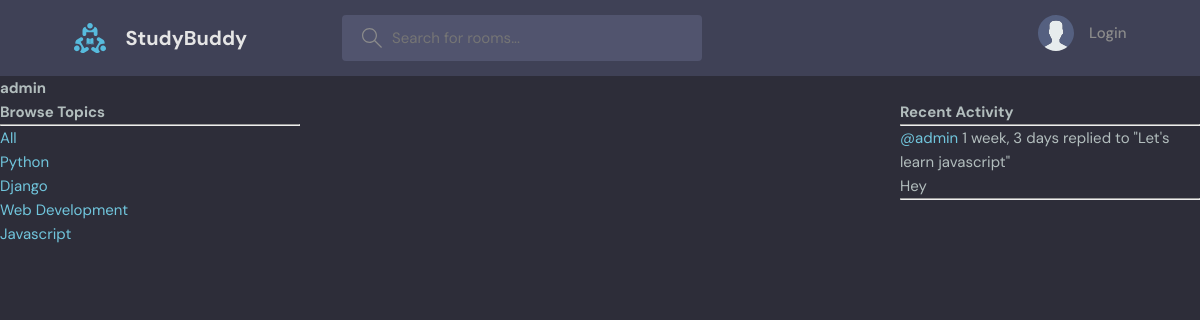
Page /profile/1/ on the committed database.
### base/models.py (models this page shows)
class Topic(models.Model):
    name = models.CharField(max_length=200)
    def __str__(self) :
        return self.name

class Message(models.Model):
    user = models.ForeignKey(User,on_delete=models.CASCADE)
    room = models.ForeignKey(Room, on_delete=models.CASCADE)
    body = models.TextField()
    updated = models.DateTimeField(auto_now= True)
    created = models.DateTimeField(auto_now_add=True)
    def __str__(self) :
        return self.body[0:50]
    class Meta :
        ordering = ['-updated','-created']

class Room(models.Model) :
    host = models.ForeignKey(User,on_delete=models.SET_NULL, null=True)
    topic = models.ForeignKey(Topic,on_delete=models.SET_NULL, null = True)
    name = models.CharField(max_length=200)
    description = models.TextField(null = True, blank = True)
    participants = models.ManyToManyField(User,related_name='participants', blank=True)
    updated = models.DateTimeField(auto_now= True)
    created = models.DateTimeField(auto_now_add=True)
    class Meta :
        ordering = ['-updated','-created']
    def __str__(self) :
        return str(self.name)

### base/views.py (the view)
# urls.py: path('profile/<str:pk>/',views.userProfile, name = "user-profile"),
def userProfile(request,pk):
    user = User.objects.get(id=pk)
    rooms = user.room_set.all()
    room_messages = user.message_set.all()
    topics = Topic.objects.all()
    context = {'user':user, 'rooms':rooms,'room_messages':room_messages,'topics':topics}
    return render(request,'base/profile.html',context)

### base/templates/base/profile.html (shortened to what this page needs)
{% extends 'main.html' %}
{% block content %}
<h1>{{user.username}}</h1>
<div class="profile-container">
    <div>
        {% include 'base/topics_component.html' %}
    </div>
    <div>
    </div>
    <div>
        {% include 'base/activity_component.html' %}
    </div>
</div>
{% endblock content %}

### templates/main.html (shortened to what this page needs)
<!DOCTYPE html>
{% load static %}
<html lang="en">
  <head>
    <link rel="stylesheet" href="{% static 'styles/style.css' %}" />
  </head>
  <body>
    {% include 'navbar.html' %}
    {% block content %}
    {% endblock %}
  </body>
</html>

### templates/navbar.html (shortened to what this page needs)
{% load static %}
<header class="header header--loggedIn">
    <div class="container">
      <a href="{% url 'home' %}" class="header__logo">
        <img src="{% static 'images/logo.svg' %}" />
        <h1>StudyBuddy</h1>
      </a>
      <form class="header__search" method ='GET' action = "{% url 'home' %}" >
        <label>
          <input name = 'q' placeholder="Search for rooms..." />
        </label>
      </form>
      <nav class="header__menu">
        {% if request.user.is_authenticated %}
        <div class="header__user">
          <a href="profile.html">
            <div class="avatar avatar--medium active">
              <img src="https://randomuser.me/api/portraits/men/37.jpg" />
            </div>
            <p>John Doe <span>@{{request.user}}</span></p>
          </a>
          <button class="dropdown-button">
            <svg version="1.1" xmlns="http://www.w3.org/2000/svg" width="32" height="32" viewBox="0 0 32 32">
              <title>chevron-down</title>
              <path d="M16 21l-13-13h-3l16 16 16-16h-3l-13 13z"></path>
            </svg>
          </button>
        </div>
        {% else %}
        <a href="{% url 'login' %}">
          <img src="{% static 'images/avatar.svg' %}" />
          <p>Login</p>
        </a>
        {% endif %}
      </nav>
    </div>
  </header>

### base/templates/base/topics_component.html
<h3>Browse Topics</h3>
        <hr>
            <div>
                <a href="{% url 'home' %}">All</a>
            </div>
        {% for topic in topics %}
            <div>
                <a href="{% url 'home' %}?q={{topic.name}}">{{topic}}</a>
            </div>
        {% endfor %}

### base/templates/base/activity_component.html (shortened to what this page needs)
<h3>Recent Activity</h3>
        <hr>
        {% for message in room_messages %}
            <div>
                <small><a href="{% url 'user-profile' message.user.id %}">@{{message.user}}</a>  {{message.created|timesince}}</small>
                <small>replied to "{{message.room }}"</small>
                <p>{{message}} </p>
                <hr>
            </div>
        {% endfor %}

### static/styles/style.css (style rules this page uses)
:root { --color-main: #71c6dd; --color-main-light: #e1f6fb; --color-dark: #3f4156; --color-dark-medium: #51546e; --color-dark-light: #696d97; --color-light: #e5e5e5; --color-gray: #8b8b8b; --color-light-gray: #b2bdbd; --color-bg: #2d2d39; --color-success: #5dd693; --color-error: #fc4b0b; }
* { font-family: "DM Sans", -apple-system, BlinkMacSystemFont, "Segoe UI", Roboto, Oxygen, Ubuntu, Cantarell, "Open Sans", "Helvetica Neue", sans-serif; margin: 0; padding: 0; box-sizing: border-box; text-rendering: optimizeLegibility; font-size: inherit; }
html { font-size: 56.25%; }
@media only screen and (min-width: 1200px) { html { font-size: 62.5%; } }
body { line-height: 1.6; font-weight: 400; font-size: 1.5rem; color: var(--color-light-gray); background-color: var(--color-bg); min-height: 100vh; }
img { width: 100%; }
a { display: inline-block; color: var(--color-main); text-decoration: none; }
.container { max-width: 120rem; width: 90%; margin: auto; }
.header { padding: 1.5rem; background-color: var(--color-dark); }
.header > .container { display: flex; gap: 9.5rem; }
.header__logo, .header__user { display: flex; gap: 2rem; align-items: center; }
.header__logo > img { height: 3.2rem; width: 3.2rem; }
.header__logo > h1 { font-weight: 700; font-size: 2rem; color: var(--color-light); }
.header__search > label { background-color: var(--color-dark-medium); padding: 1.3rem 1rem; display: flex; align-items: center; gap: 1rem; border-radius: 4px; }
.header__search svg { fill: var(--color-gray); width: 2rem; height: 2rem; margin-left: 1rem; }
.header__search input { width: 30rem; background: transparent; border: none; outline: none; color: var(--color-light); }
.header__menu { margin-left: auto; position: relative; }
.header__menu a { display: flex; gap: 1.5rem; align-items: center; font-weight: 500; text-decoration: none; color: var(--color-gray); }
.header__menu img { height: 3.6rem; }
.header__menu p { line-height: 1.2; }

### base/templates/base/profile.html (style rules this page uses)
.profile-container { display : grid; grid-template-columns: 1fr 2fr 1fr; }

### rows in the picture
Topic: name "Python"
Topic: name "Django"
Topic: name "Web Development"
Topic: name "Javascript"
Message: user "admin", created "1 week, 3 days", room "Let's learn javascript", body "Hey"

### other values in the picture
{{ user.username }} "admin"
